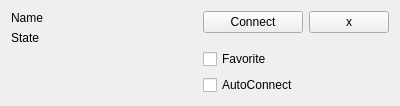
<?xml version="1.0" encoding="UTF-8"?>
<ui version="4.0">
 <class>ServiceEntry</class>
 <widget class="QWidget" name="ServiceEntry">
  <property name="geometry">
   <rect>
    <x>0</x>
    <y>0</y>
    <width>400</width>
    <height>106</height>
   </rect>
  </property>
  <property name="windowTitle">
   <string>Form</string>
  </property>
  <layout class="QHBoxLayout" name="horizontalLayout">
   <item>
    <layout class="QVBoxLayout" name="verticalLayout">
     <property name="sizeConstraint">
      <enum>QLayout::SetMinimumSize</enum>
     </property>
     <item>
      <widget class="QLabel" name="la_Name">
       <property name="sizePolicy">
        <sizepolicy hsizetype="Preferred" vsizetype="Preferred">
         <horstretch>0</horstretch>
         <verstretch>0</verstretch>
        </sizepolicy>
       </property>
       <property name="text">
        <string>Name</string>
       </property>
      </widget>
     </item>
     <item>
      <widget class="QLabel" name="la_State">
       <property name="text">
        <string>State</string>
       </property>
      </widget>
     </item>
     <item>
      <spacer name="verticalSpacer_2">
       <property name="orientation">
        <enum>Qt::Vertical</enum>
       </property>
       <property name="sizeType">
        <enum>QSizePolicy::MinimumExpanding</enum>
       </property>
       <property name="sizeHint" stdset="0">
        <size>
         <width>20</width>
         <height>0</height>
        </size>
       </property>
      </spacer>
     </item>
    </layout>
   </item>
   <item>
    <layout class="QVBoxLayout" name="verticalLayout_2">
     <property name="sizeConstraint">
      <enum>QLayout::SetMinimumSize</enum>
     </property>
     <item>
      <layout class="QHBoxLayout" name="horizontalLayout_3">
       <item>
        <widget class="QPushButton" name="pb_Connect">
         <property name="sizePolicy">
          <sizepolicy hsizetype="Minimum" vsizetype="Fixed">
           <horstretch>0</horstretch>
           <verstretch>0</verstretch>
          </sizepolicy>
         </property>
         <property name="text">
          <string>Connect</string>
         </property>
        </widget>
       </item>
       <item>
        <widget class="QPushButton" name="pb_Remove">
         <property name="sizePolicy">
          <sizepolicy hsizetype="Maximum" vsizetype="Minimum">
           <horstretch>0</horstretch>
           <verstretch>0</verstretch>
          </sizepolicy>
         </property>
         <property name="text">
          <string>x</string>
         </property>
        </widget>
       </item>
      </layout>
     </item>
     <item>
      <spacer name="verticalSpacer">
       <property name="orientation">
        <enum>Qt::Vertical</enum>
       </property>
       <property name="sizeHint" stdset="0">
        <size>
         <width>20</width>
         <height>40</height>
        </size>
       </property>
      </spacer>
     </item>
     <item>
      <widget class="QCheckBox" name="cb_Favorite">
       <property name="text">
        <string>Favorite</string>
       </property>
       <property name="checkable">
        <bool>true</bool>
       </property>
      </widget>
     </item>
     <item>
      <widget class="QCheckBox" name="cb_AutoConnect">
       <property name="text">
        <string>AutoConnect</string>
       </property>
      </widget>
     </item>
    </layout>
   </item>
  </layout>
 </widget>
 <resources/>
 <connections/>
</ui>
